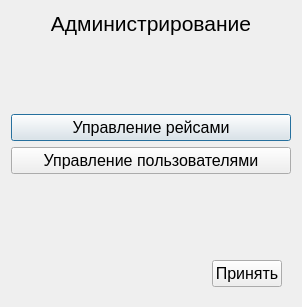
<?xml version="1.0" encoding="UTF-8"?>
<ui version="4.0">
 <class>AdminMenu</class>
 <widget class="QDialog" name="AdminMenu">
  <property name="geometry">
   <rect>
    <x>0</x>
    <y>0</y>
    <width>302</width>
    <height>307</height>
   </rect>
  </property>
  <property name="windowTitle">
   <string>Dialog</string>
  </property>
  <property name="whatsThis">
   <string>&lt;html&gt;&lt;head/&gt;&lt;body&gt;&lt;p&gt;&lt;br/&gt;&lt;/p&gt;&lt;/body&gt;&lt;/html&gt;</string>
  </property>
  <property name="layoutDirection">
   <enum>Qt::LeftToRight</enum>
  </property>
  <layout class="QVBoxLayout" name="verticalLayout_4">
   <property name="sizeConstraint">
    <enum>QLayout::SetDefaultConstraint</enum>
   </property>
   <item>
    <widget class="QLabel" name="lab">
     <property name="maximumSize">
      <size>
       <width>300</width>
       <height>30</height>
      </size>
     </property>
     <property name="font">
      <font>
       <pointsize>16</pointsize>
      </font>
     </property>
     <property name="focusPolicy">
      <enum>Qt::NoFocus</enum>
     </property>
     <property name="whatsThis">
      <string>&lt;html&gt;&lt;head/&gt;&lt;body&gt;&lt;p&gt;&lt;br/&gt;&lt;/p&gt;&lt;/body&gt;&lt;/html&gt;</string>
     </property>
     <property name="layoutDirection">
      <enum>Qt::LeftToRight</enum>
     </property>
     <property name="autoFillBackground">
      <bool>false</bool>
     </property>
     <property name="text">
      <string>Администрирование</string>
     </property>
     <property name="alignment">
      <set>Qt::AlignCenter</set>
     </property>
    </widget>
   </item>
   <item>
    <spacer name="verticalSpacer_2">
     <property name="orientation">
      <enum>Qt::Vertical</enum>
     </property>
     <property name="sizeHint" stdset="0">
      <size>
       <width>20</width>
       <height>40</height>
      </size>
     </property>
    </spacer>
   </item>
   <item>
    <widget class="QPushButton" name="butControlFlights">
     <property name="maximumSize">
      <size>
       <width>300</width>
       <height>30</height>
      </size>
     </property>
     <property name="font">
      <font>
       <pointsize>12</pointsize>
      </font>
     </property>
     <property name="whatsThis">
      <string>&lt;html&gt;&lt;head/&gt;&lt;body&gt;&lt;p&gt;Данное меню доступно для администраторов и диспетчеров. Если вы состоите в одной из групп, но не можете воспользоваться данным меню, обратитесь за помощью к администратору&lt;/p&gt;&lt;/body&gt;&lt;/html&gt;</string>
     </property>
     <property name="text">
      <string>Управление рейсами</string>
     </property>
    </widget>
   </item>
   <item>
    <widget class="QPushButton" name="butControlUsers">
     <property name="maximumSize">
      <size>
       <width>300</width>
       <height>30</height>
      </size>
     </property>
     <property name="font">
      <font>
       <pointsize>12</pointsize>
      </font>
     </property>
     <property name="whatsThis">
      <string>&lt;html&gt;&lt;head/&gt;&lt;body&gt;&lt;p&gt;Данное меню доступно только для администраторов.&lt;/p&gt;&lt;/body&gt;&lt;/html&gt;</string>
     </property>
     <property name="text">
      <string>Управление пользователями</string>
     </property>
    </widget>
   </item>
   <item>
    <spacer name="verticalSpacer">
     <property name="orientation">
      <enum>Qt::Vertical</enum>
     </property>
     <property name="sizeHint" stdset="0">
      <size>
       <width>20</width>
       <height>40</height>
      </size>
     </property>
    </spacer>
   </item>
   <item>
    <layout class="QHBoxLayout" name="horizontalLayout_2">
     <property name="leftMargin">
      <number>9</number>
     </property>
     <property name="topMargin">
      <number>9</number>
     </property>
     <property name="rightMargin">
      <number>9</number>
     </property>
     <property name="bottomMargin">
      <number>9</number>
     </property>
     <item>
      <spacer name="horizontalSpacer">
       <property name="orientation">
        <enum>Qt::Horizontal</enum>
       </property>
       <property name="sizeHint" stdset="0">
        <size>
         <width>40</width>
         <height>20</height>
        </size>
       </property>
      </spacer>
     </item>
     <item>
      <widget class="QPushButton" name="accept">
       <property name="maximumSize">
        <size>
         <width>70</width>
         <height>16777215</height>
        </size>
       </property>
       <property name="font">
        <font>
         <pointsize>12</pointsize>
        </font>
       </property>
       <property name="text">
        <string>Принять</string>
       </property>
      </widget>
     </item>
    </layout>
   </item>
  </layout>
 </widget>
 <resources/>
 <connections>
  <connection>
   <sender>accept</sender>
   <signal>clicked()</signal>
   <receiver>AdminMenu</receiver>
   <slot>accept()</slot>
   <hints>
    <hint type="sourcelabel">
     <x>248</x>
     <y>275</y>
    </hint>
    <hint type="destinationlabel">
     <x>150</x>
     <y>153</y>
    </hint>
   </hints>
  </connection>
 </connections>
</ui>
